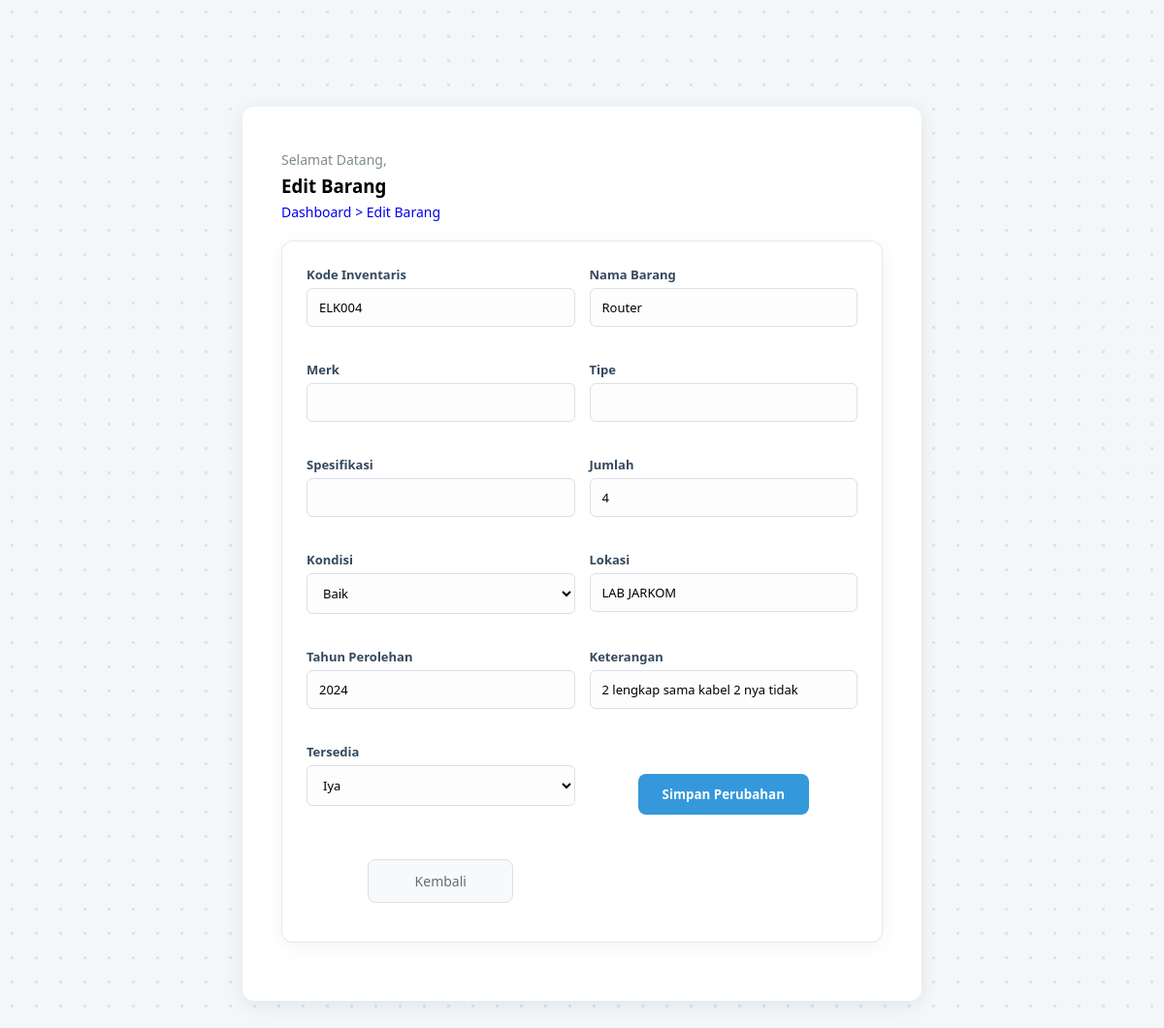
The app's page /Admin/edit.php?id=40 with its own data.
### tables this page shows
CREATE TABLE `barang` (
  `id` int NOT NULL,
  `kategori_id` int DEFAULT NULL,
  `kode_inventaris` varchar(50) NOT NULL,
  `nama_barang` varchar(100) NOT NULL,
  `merk` varchar(100) DEFAULT NULL,
  `tipe` varchar(100) DEFAULT NULL,
  `spesifikasi` text,
  `jumlah` int NOT NULL,
  `kondisi` enum('Baik','Cukup','Rusak') NOT NULL,
  `lokasi` varchar(100) DEFAULT NULL,
  `tahun_perolehan` year DEFAULT NULL,
  `keterangan` text,
  `tersedia` tinyint(1) NOT NULL DEFAULT '1',
  `create_at` timestamp NULL DEFAULT CURRENT_TIMESTAMP
);

### Admin/edit.php (the view, shortened to what this page needs)
<?php
    require_once __DIR__ . "/../config/database.php";
    $id = (int) $_GET['id'];
    $query = "SELECT * FROM barang WHERE id = $id";
    $result = mysqli_query($conn, $query);
    $data = mysqli_fetch_assoc($result);
?>
<!DOCTYPE html>
<html lang="en">
<head>
        <link rel="stylesheet" href="../assets/style.css">
</head>
<body>
    <div class="content-wrapper">
        <div class="form-container">
        <div class="header-section">
            <p>Selamat Datang, <?php echo $_SESSION["username"]; ?></p>
            <h3><i class="fa fa-plus-circle"></i> Edit Barang</h3>
            <p><a href="dashboard.php">Dashboard</a> <a href="edit.php"> > Edit Barang</a></p>
        </div>
        <div class="card-form">
            <form method="POST">
                <div class="form-grid">
                    <div class="input-group">
                        <Label>Kode Inventaris</Label>
                        <input type="text" name="kode_inventaris" value="<?=  $data['kode_inventaris']; ?>"required>
                    </div>
                    <div class="input-group">
                        <Label>Nama Barang</Label>
                        <input type="text" name="nama_barang" value="<?=  $data['nama_barang']; ?>"required>
                    </div>
                    <div class="input-group">
                        <label>Merk</label>
                        <input type="text" name="merk" value="<?=  $data['merk']; ?>">
                    </div>
                    <div class="input-group">
                        <label>Tipe</label>
                        <input type="text" name="tipe" value="<?=  $data['tipe']; ?>">
                    </div>
                    <div class="input-group full-width">
                        <label>Spesifikasi</label>
                        <input type="text" name="spesifikasi" value="<?=  $data['spesifikasi']; ?>">
                    </div>
                    <div class="input-group">
                        <label>Jumlah</label>
                        <input type="number" name="jumlah" value="<?=  $data['jumlah']; ?>"required>
                    </div>
                    <div class="input-group">
                        <label>Kondisi</label>
                        <select name="kondisi">
                            <option value="Baik"
                                <?= $data['kondisi'] == 'Baik' ? 'selected' : ''; ?>>
                                Baik
                            </option>
                        </select>
                    </div>
                    <div class="input-group">
                        <label>Lokasi</label>
                        <input type="text" name="lokasi" value="<?=  $data['lokasi']; ?>">
                    </div>
                    <div class="input-group">
                        <label>Tahun Perolehan</label>
                        <input type="text" name="tahun_perolehan" value="<?=  $data['tahun_perolehan']; ?>">
                    </div>
                    <div class="input-group full-width">
                        <label>Keterangan</label>
                        <input type="text" name="keterangan" value="<?= $data['keterangan']; ?>">
                    </div>
                    <div class="input-group">
                        <label for="">Tersedia</label>
                        <select name="tersedia">
                            <option value="1" <?=  ($data['tersedia'] == 1) ? 'selected' : '';?>">Iya</option>
                        </select>
                    </div>
                    <div class="form-actions">
                        <button type="submit" class="btn-simpan">
                            <i class="fa fa-save"></i> Simpan Perubahan
                    </div>
                    <div class="form-actions">
                        <a href="dashboard.php" class="btn-batal">
                            <i class="fa fa-arrow-left"></i> Kembali
                        </a>
                    </div>
                </div>
            </form>
        </div>
        </div>
    </div>
</body>
</html>

### assets/style.css (style rules this page uses)
* { margin: 0; padding: 0; box-sizing: border-box; font-family: 'Segoe UI', Tahoma, Geneva, Verdana, sans-serif; }
.input-group { text-align: left; margin-bottom: 15px; }
.input-group label { font-size: 13px; color: #333; margin-bottom: 5px; display: block; }
.input-group input { width: 100%; padding: 10px; border-radius: 8px; border: 1px solid #ccc; outline: none; transition: 0.3s; }
.form-container { max-width: 700px; margin: 30px auto; padding: 40px; background: #ffffff; border-radius: 12px; box-shadow: 0 4px 20px rgba(0, 0, 0, 0.08); }

### Admin/edit.php (style rules this page uses)
body { background-color: #f4f7fa; background-image: radial-gradient(#dce4f0 1.5px, transparent 1.5px); background-size: 25px 25px; font-family: 'Inter', sans-serif; margin: 0; padding: 30px; }
.header-section { max-width: 900px; margin: 0 auto 20px auto; text-align: left; }
.header-section p { margin: 5px 0 5px; color: #7f8c8d; font-size: 14px; }
a { text-decoration: none; }
.content-wrapper { padding: 50px; }
.card-form { background: #ffffff; border-radius: 12px; box-shadow: 0 4px 20px rgba(0, 0, 0, 0.05); max-width: 800px; margin: 20px auto; padding: 25px; border-top: 4px solid #3498db; border: 1px solid rgba(220, 223, 230, 0.7); }
.form-grid { display: grid; grid-template-columns: 1fr 1fr; gap: 15px; margin-bottom: 15px; }
.input-group { margin-bottom: 20px; }
.input-group label { display: block; font-weight: 600; color: #34495e; margin-bottom: 5px; font-size: 13px; }
.input-group input, .input-group select, .input-group textarea { width: 100%; padding: 10px 12px; border: 1px solid #dcdfe6; border-radius: 6px; font-size: 13px; box-sizing: border-box; transition: all 0.3s ease; background: #fdfdfd; }
.btn-simpan, .btn-batal { min-width: 150px; text-align: center; display: flex; justify-content: center; align-items: center; }
.form-actions { display: flex; justify-content: center; align-items: center; gap: 20px; margin-top: 20px; gap: 15px; }
.btn-simpan { background: #3498db; color: white; border: none; padding: 12px 25px; border-radius: 8px; font-weight: 600; cursor: pointer; transition: 0.3s; }
.btn-batal { background: #f8f9fa; color: #636e72; text-decoration: none; padding: 12px 25px; border-radius: 8px; font-size: 14px; border: 1px solid #dcdfe6; }

### records on screen
barang: kode_inventaris "ELK004", nama_barang "Router", jumlah "4", kondisi "Baik", lokasi "LAB JARKOM", tahun_perolehan "2024", keterangan "2 lengkap sama kabel 2 nya tidak", tersedia "Iya"
